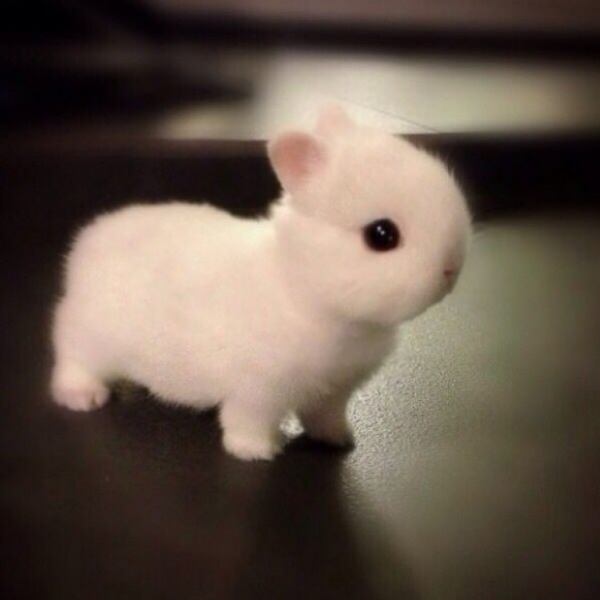
#> input picture animal-01.jpg, 600 x 600 px, given in place of cute song.mp4, which was not available
$ python '동영상편집.py'
#> lines starting #> are read from the running program, lines starting #| are printed output that depends on the picture; pictures that were not available may be replaced by others from this repository, and a replacement may not be noted
import cv2
import numpy as np

cap=cv2.VideoCapture("cute song.mp4")

if cap.isOpened()==False:
    print("카메라를 열 수 없습니다")
    exit(1)

while True:

    rt,img_frame=cap.read()
#> img_frame is the input picture: shape (600, 600, 3); mean B, G, R 74, 85.3, 99.3

    # 동영상이 끝나면 재생되는 프레임의 위치를 0으로 다시 지정
    if cap.get(cv2.CAP_PROP_POS_FRAMES) == cap.get(cv2.CAP_PROP_FRAME_COUNT):
        cap.set(cv2.CAP_PROP_POS_FRAMES, 0)
    img_frame=cv2.resize(img_frame,None,fx=0.3,fy=0.3)
#> img_frame: shape (180, 180, 3)
    h, w = img_frame.shape[:2]
#> h = 180; w = 180
    img_gray = cv2.cvtColor(img_frame, cv2.COLOR_BGR2GRAY)
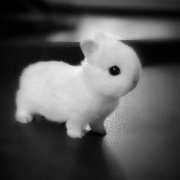
#> img_gray: shape (180, 180); min 0, max 240, mean 88.2
    img_gray = cv2.cvtColor(img_gray, cv2.COLOR_GRAY2BGR)
#> img_gray: shape (180, 180, 3)
    zero = np.zeros((h, w, 1), dtype=np.uint8)
    img_b, img_g, img_r = cv2.split(img_frame)
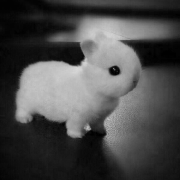
#> img_b: shape (180, 180); min 0, max 215, mean 74
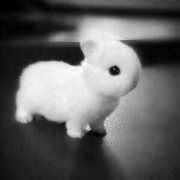
#> img_r: shape (180, 180); min 0, max 252, mean 99.2
    img_b1 = cv2.merge((img_b, zero, zero))
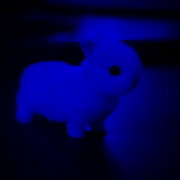
#> img_b1: shape (180, 180, 3); mean of channels 0, 1, 2 74, 0, 0; drawn as B, G, R
    img_g1 = cv2.merge((zero, img_g, zero))
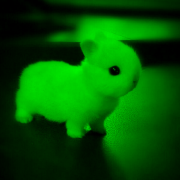
#> img_g1: shape (180, 180, 3); mean of channels 0, 1, 2 0, 85.3, 0; drawn as B, G, R
    img_r1 = cv2.merge((zero, zero, img_r))
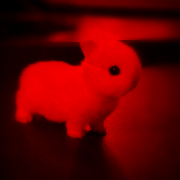
#> img_r1: shape (180, 180, 3); mean of channels 0, 1, 2 0, 0, 99.2; drawn as B, G, R

    video=cv2.hconcat([img_frame,img_gray,img_b1,img_g1,img_r1])
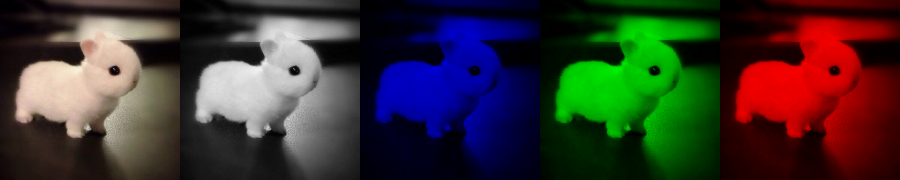
#> video: shape (180, 900, 3); mean B, G, R 47.2, 51.7, 57.3
    cv2.imshow('video', video)


    key=cv2.waitKey(33)#waitkey(time(ms)),즉 33밀리세컨드마다 동영상을 재생하기위한 장치
#> (key Esc is pressed here)
    if key==27:
        break


cap.release()
cv2.destroyAllWindows()

$ run again, on animal-03.jpg
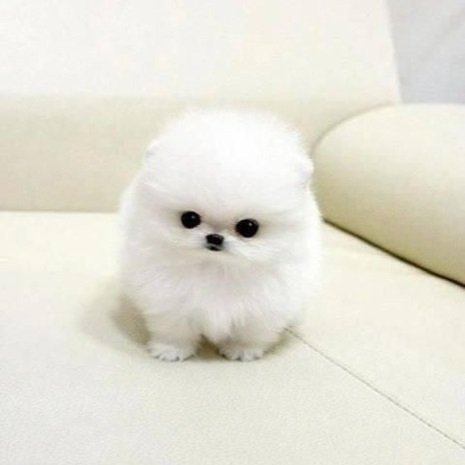
#> input picture animal-03.jpg, 465 x 465 px, given in place of cute song.mp4, which was not available
#> img_frame is the input picture: shape (465, 465, 3); mean B, G, R 215.6, 226.9, 229.2
#> img_frame: shape (140, 140, 3)
#> `img_r1 = cv2.merge((zero, zero, img_r))`:
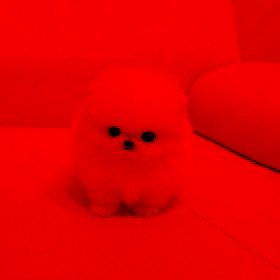
#> img_r1: shape (140, 140, 3) (shown 2 times larger); mean of channels 0, 1, 2 0, 0, 229.1; drawn as B, G, R
#> `video=cv2.hconcat([img_frame,img_gray,img_b1,img_g1,img_r1])`:
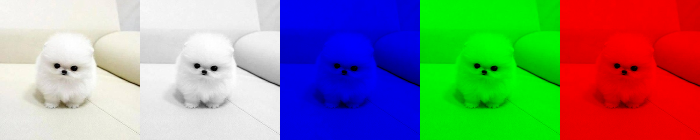
#> video: shape (140, 700, 3); mean B, G, R 131.5, 136, 136.9

$ run again, on animal-04.jpg
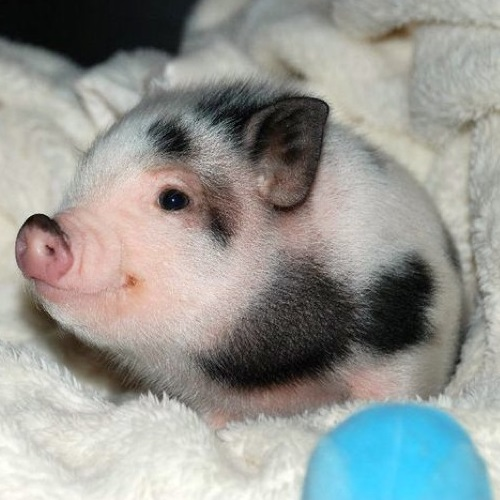
#> input picture animal-04.jpg, 500 x 500 px, given in place of cute song.mp4, which was not available
#> img_frame is the input picture: shape (500, 500, 3); mean B, G, R 146.4, 150.4, 148.3
#> img_frame: shape (150, 150, 3)
#> `img_r1 = cv2.merge((zero, zero, img_r))`:
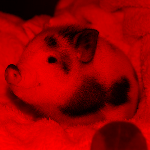
#> img_r1: shape (150, 150, 3); mean of channels 0, 1, 2 0, 0, 148.2; drawn as B, G, R
#> `video=cv2.hconcat([img_frame,img_gray,img_b1,img_g1,img_r1])`:
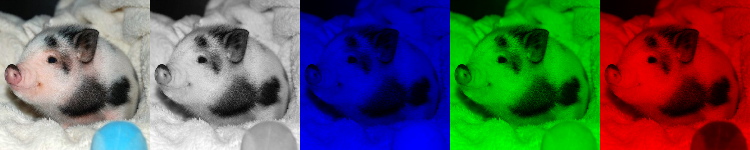
#> video: shape (150, 750, 3); mean B, G, R 88.4, 90, 89.1

$ run again, on animal-05.jpg
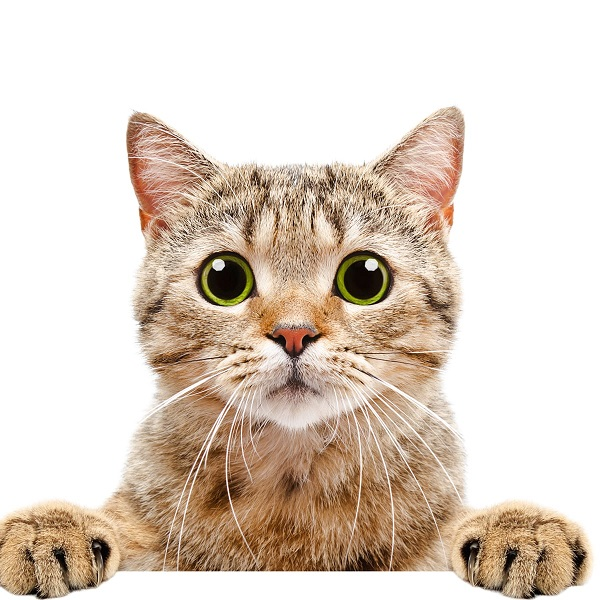
#> input picture animal-05.jpg, 600 x 600 px, given in place of cute song.mp4, which was not available
#> img_frame is the input picture: shape (600, 600, 3); mean B, G, R 196.6, 208.9, 222.5
#> img_frame: shape (180, 180, 3)
#> `video=cv2.hconcat([img_frame,img_gray,img_b1,img_g1,img_r1])`:
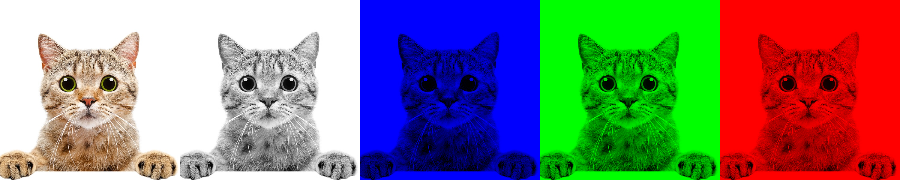
#> video: shape (180, 900, 3); mean B, G, R 121, 125.9, 131.4
